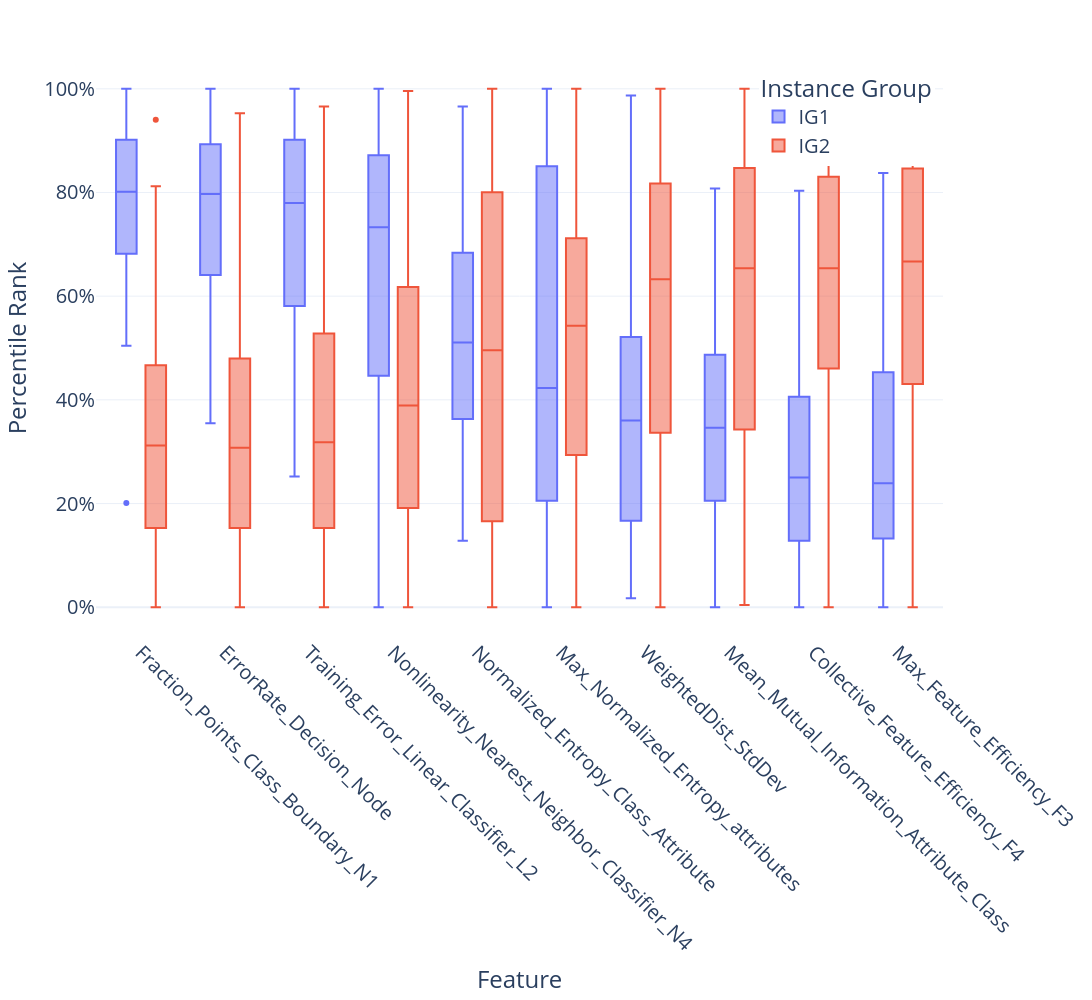

This figure's notebook cell:
### Code cell
import plotly.express as px
import plotly.graph_objects as go

# Create the boxplot
fig = px.box(
    quantile_features_long,
    x='Feature',
    y='Percentile Rank',
    color='Instance Group',
    category_orders={'Instance Group': ['IG1', 'IG2'],
                     'Feature': sorted_features},
    color_discrete_map={'IG1': '#636EFA', 'IG2': '#EF553B'}  # Blue for IG1, Red for IG2
)

# Update layout to match the style in the image
fig.update_layout(
    template='plotly_white',
    font=dict(size=20),
    xaxis_title='Feature',
    yaxis_title='Percentile Rank',
    yaxis=dict(tickformat='.0%'),  # Format y-axis as percentages
    height=1000,
    width=1400,
    legend=dict(
        title='Instance Group',
        yanchor="top",
        y=0.99,
        xanchor="right",
        x=0.99
    )
)

# Rotate x-axis labels for better readability
fig.update_xaxes(tickangle=45)

fig.show()

### Figure 1 — Plotly figure (JSON) as saved in the notebook; plotly's stock layout.template omitted (floating-point values rounded to 4 significant figures; data arrays with more than 128 entries replaced by an {"elided": "..."} marker saying what was removed)
{"data": [{"alignmentgroup": "True", "hovertemplate": "Instance Group=IG1<br>Feature=%{x}<br>Percentile Rank=%{y}<extra></extra>", "legendgroup": "IG1", "marker": {"color": "#636EFA"}, "name": "IG1", "notched": false, "offsetgroup": "IG1", "orientation": "v", "showlegend": true, "x": {"elided": "900 str values"}, "x0": " ", "xaxis": "x", "y": {"elided": "900 float values"}, "y0": " ", "yaxis": "y", "type": "box"}, {"alignmentgroup": "True", "hovertemplate": "Instance Group=IG2<br>Feature=%{x}<br>Percentile Rank=%{y}<extra></extra>", "legendgroup": "IG2", "marker": {"color": "#EF553B"}, "name": "IG2", "notched": false, "offsetgroup": "IG2", "orientation": "v", "showlegend": true, "x": {"elided": "1450 str values"}, "x0": " ", "xaxis": "x", "y": {"elided": "1450 float values"}, "y0": " ", "yaxis": "y", "type": "box"}], "layout": {"xaxis": {"anchor": "y", "domain": [0.0, 1.0], "title": {"text": "Feature"}, "categoryorder": "array", "categoryarray": ["Fraction_Points_Class_Boundary_N1", "ErrorRate_Decision_Node", "Training_Error_Linear_Classifier_L2", "Nonlinearity_Nearest_Neighbor_Classifier_N4", "Normalized_Entropy_Class_Attribute", "Max_Normalized_Entropy_attributes", "WeightedDist_StdDev", "Mean_Mutual_Information_Attribute_Class", "Collective_Feature_Efficiency_F4", "Max_Feature_Efficiency_F3"], "tickangle": 45}, "yaxis": {"anchor": "x", "domain": [0.0, 1.0], "title": {"text": "Percentile Rank"}, "tickformat": ".0%"}, "legend": {"title": {"text": "Instance Group"}, "tracegroupgap": 0, "yanchor": "top", "y": 0.99, "xanchor": "right", "x": 0.99}, "margin": {"t": 60}, "boxmode": "group", "font": {"size": 20}, "height": 1000, "width": 1400}}
